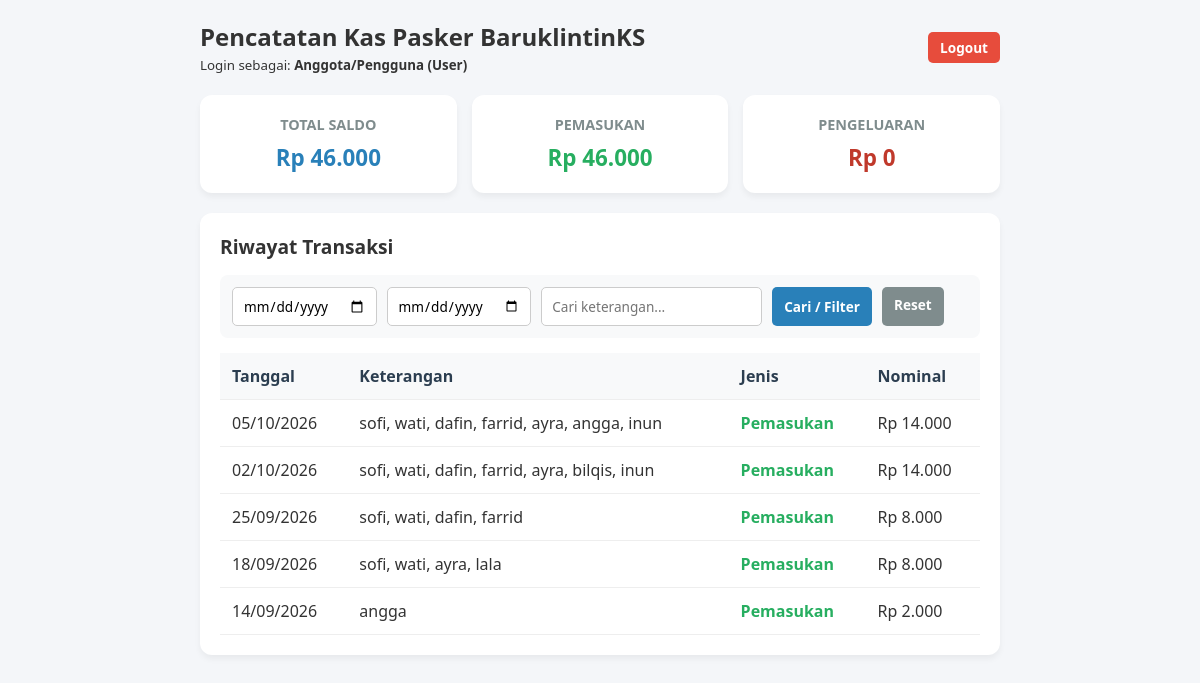
Page /index.php (signed in) on the committed database.
### tables this page shows
CREATE TABLE `transaksi` (
  `id` int(11) NOT NULL,
  `tanggal` date NOT NULL,
  `jenis` enum('masuk','keluar') NOT NULL,
  `nominal` decimal(12,2) NOT NULL,
  `keterangan` text NOT NULL,
  `created_at` timestamp NOT NULL DEFAULT current_timestamp()
);

### index.php (the view, shortened to what this page needs)
<?php
include 'koneksi.php';
$role_user = $_SESSION['role'];
$where = [];
$query_where = count($where) > 0 ? "WHERE " . implode(" AND ", $where) : "";
$query_masuk  = mysqli_query($koneksi, "SELECT SUM(nominal) AS total FROM transaksi WHERE jenis='masuk'");
$data_masuk   = mysqli_fetch_assoc($query_masuk);
$total_masuk  = $data_masuk['total'] ?? 0;
$query_keluar = mysqli_query($koneksi, "SELECT SUM(nominal) AS total FROM transaksi WHERE jenis='keluar'");
$data_keluar  = mysqli_fetch_assoc($query_keluar);
$total_keluar = $data_keluar['total'] ?? 0;
$total_saldo  = $total_masuk - $total_keluar;
$transaksi = mysqli_query($koneksi, "SELECT * FROM transaksi $query_where ORDER BY tanggal DESC, id DESC");
?>
<!DOCTYPE html>
<html lang="id">
<head>
</head>
<body>
    <div class="container">
        <div class="header">
            <div>
                <h1 style="font-size: 1.5rem;">Pencatatan Kas Pasker BaruklintinKS</h1>
                <small>Login sebagai: <b><?= $_SESSION['nama_lengkap']; ?> (<?= ucfirst($role_user); ?>)</b></small>
            </div>
            <a href="logout.php" class="btn-logout">Logout</a>
        </div>
        <div class="summary-box">
            <div class="card">
                <h3>TOTAL SALDO</h3>
                <p class="saldo">Rp <?= number_format($total_saldo, 0, ',', '.'); ?></p>
            </div>
            <div class="card">
                <h3>PEMASUKAN</h3>
                <p class="pemasukan">Rp <?= number_format($total_masuk, 0, ',', '.'); ?></p>
            </div>
            <div class="card">
                <h3>PENGELUARAN</h3>
                <p class="pengeluaran">Rp <?= number_format($total_keluar, 0, ',', '.'); ?></p>
            </div>
        </div>
        <div class="content-box">
            <h2 style="margin-bottom: 15px; font-size: 1.2rem;">Riwayat Transaksi</h2>
            <form action="" method="GET" class="filter-box">
                <input type="date" name="tgl_mulai" value="<?= $_GET['tgl_mulai'] ?? ''; ?>">
                <input type="date" name="tgl_selesai" value="<?= $_GET['tgl_selesai'] ?? ''; ?>">
                <input type="text" name="keyword" placeholder="Cari keterangan..." value="<?= $_GET['keyword'] ?? ''; ?>">
                <button type="submit" class="btn-filter">Cari / Filter</button>
                <a href="index.php" class="btn-reset">Reset</a>
            </form>
            <table>
                <thead>
                    <tr>
                        <th>Tanggal</th>
                        <th>Keterangan</th>
                        <th>Jenis</th>
                        <th>Nominal</th>
                    </tr>
                </thead>
                <tbody>
                    <?php if (mysqli_num_rows($transaksi) > 0) : ?>
                        <?php while ($row = mysqli_fetch_assoc($transaksi)) : ?>
                            <tr>
                                <td><?= date('d/m/Y', strtotime($row['tanggal'])); ?></td>
                                <td><?= htmlspecialchars($row['keterangan']); ?></td>
                                <td>
                                    <span style="color: <?= $row['jenis'] == 'masuk' ? '#27ae60' : '#c0392b'; ?>; font-weight: bold;">
                                        <?= $row['jenis'] == 'masuk' ? 'Pemasukan' : 'Pengeluaran'; ?>
                                    </span>
                                </td>
                                <td>Rp <?= number_format($row['nominal'], 0, ',', '.'); ?></td>
                            </tr>
                        <?php endwhile; ?>
                    <?php else : ?>
                        <tr>
                            <td colspan="5" style="text-align: center; color: #7f8c8d;">Data tidak ditemukan.</td>
                        </tr>
                    <?php endif; ?>
                </tbody>
            </table>
        </div>
    </div>
</body>
</html>

### index.php (style rules this page uses)
* { box-sizing: border-box; font-family: 'Segoe UI', Tahoma, Geneva, Verdana, sans-serif; margin: 0; padding: 0; }
body { background-color: #f4f6f9; padding: 20px; color: #333; }
.container { max-width: 800px; margin: 0 auto; }
.header { display: flex; justify-content: space-between; align-items: center; margin-bottom: 20px; }
.btn-logout { background: #e74c3c; color: white; text-decoration: none; padding: 6px 12px; border-radius: 5px; font-weight: bold; font-size: 0.85rem; }
.summary-box { display: flex; gap: 15px; margin-bottom: 20px; }
.card { flex: 1; background: white; padding: 20px; border-radius: 12px; box-shadow: 0 4px 6px rgba(0,0,0,0.05); text-align: center; }
.card h3 { font-size: 0.9rem; color: #7f8c8d; margin-bottom: 8px; }
.card p { font-size: 1.4rem; font-weight: bold; }
.saldo { color: #2980b9; }
.pemasukan { color: #27ae60; }
.pengeluaran { color: #c0392b; }
.content-box { background: white; padding: 20px; border-radius: 12px; box-shadow: 0 4px 6px rgba(0,0,0,0.05); margin-bottom: 20px; }
.filter-box { display: flex; flex-wrap: wrap; gap: 10px; margin-bottom: 15px; background: #f8f9fa; padding: 12px; border-radius: 8px; }
.filter-box input { padding: 8px 10px; border: 1px solid #ccc; border-radius: 5px; font-size: 0.85rem; }
.btn-filter { background: #2980b9; color: white; border: none; padding: 8px 12px; border-radius: 5px; cursor: pointer; font-weight: bold; font-size: 0.85rem; }
.btn-reset { background: #7f8c8d; color: white; border: none; padding: 8px 12px; border-radius: 5px; text-decoration: none; font-size: 0.85rem; font-weight: bold; }
table { width: 100%; border-collapse: collapse; margin-top: 10px; }
table th, table td { padding: 12px; text-align: left; border-bottom: 1px solid #eee; }
table th { background-color: #f8f9fa; color: #2c3e50; }

### rows in the picture
transaksi: tanggal "05/10/2026", keterangan "sofi, wati, dafin, farrid, ayra, angga, inun", jenis "Pemasukan", nominal "14.000"
transaksi: tanggal "02/10/2026", keterangan "sofi, wati, dafin, farrid, ayra, bilqis, inun", jenis "Pemasukan", nominal "14.000"
transaksi: tanggal "25/09/2026", keterangan "sofi, wati, dafin, farrid", jenis "Pemasukan", nominal "8.000"
transaksi: tanggal "18/09/2026", keterangan "sofi, wati, ayra, lala", jenis "Pemasukan", nominal "8.000"
transaksi: tanggal "14/09/2026", keterangan "angga", jenis "Pemasukan", nominal "2.000"

### other values in the picture
$_SESSION['nama_lengkap'] "Anggota/Pengguna"
$role_user "User"
$total_saldo "46.000"
$total_masuk "46.000"
$total_keluar "0"
